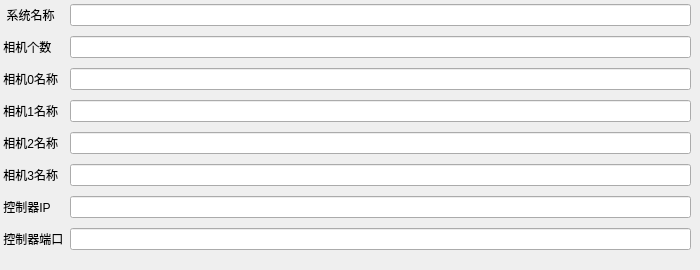
       <widget class="QWidget" name="SystemParam">
        <attribute name="title">
         <string notr="true">系统参数</string>
        </attribute>
        <widget class="QWidget" name="layoutWidget">
         <property name="geometry">
          <rect>
           <x>0</x>
           <y>0</y>
           <width>691</width>
           <height>261</height>
          </rect>
         </property>
         <layout class="QGridLayout" name="gridLayout">
          <item row="0" column="0">
           <widget class="QLabel" name="SystemNameLB">
            <property name="text">
             <string>  系统名称</string>
            </property>
           </widget>
          </item>
          <item row="2" column="1">
           <widget class="QLineEdit" name="Camera0NameLE"/>
          </item>
          <item row="7" column="0">
           <widget class="QLabel" name="PortLB">
            <property name="text">
             <string> 控制器端口</string>
            </property>
           </widget>
          </item>
          <item row="3" column="1">
           <widget class="QLineEdit" name="Camera1NameLE"/>
          </item>
          <item row="6" column="0">
           <widget class="QLabel" name="ServerIPLB">
            <property name="text">
             <string> 控制器IP</string>
            </property>
           </widget>
          </item>
          <item row="1" column="0">
           <widget class="QLabel" name="CameraNumLB">
            <property name="text">
             <string> 相机个数</string>
            </property>
           </widget>
          </item>
          <item row="1" column="1">
           <widget class="QLineEdit" name="CameraNumLE"/>
          </item>
          <item row="2" column="0">
           <widget class="QLabel" name="Camera0NameLB">
            <property name="text">
             <string> 相机0名称</string>
            </property>
           </widget>
          </item>
          <item row="5" column="1">
           <widget class="QLineEdit" name="Camera3NameLE"/>
          </item>
          <item row="4" column="0">
           <widget class="QLabel" name="Camera2NameLB">
            <property name="text">
             <string> 相机2名称</string>
            </property>
           </widget>
          </item>
          <item row="3" column="0">
           <widget class="QLabel" name="Camera1NameLB">
            <property name="text">
             <string> 相机1名称</string>
            </property>
           </widget>
          </item>
          <item row="7" column="1">
           <widget class="QLineEdit" name="PortLE"/>
          </item>
          <item row="4" column="1">
           <widget class="QLineEdit" name="Camera2NameLE"/>
          </item>
          <item row="6" column="1">
           <widget class="QLineEdit" name="ServerIPLE"/>
          </item>
          <item row="0" column="1">
           <widget class="QLineEdit" name="SystemNameLE">
            <property name="minimumSize">
             <size>
              <width>409</width>
              <height>0</height>
             </size>
            </property>
           </widget>
          </item>
          <item row="5" column="0">
           <widget class="QLabel" name="Camera3NameLB">
            <property name="text">
             <string> 相机3名称</string>
            </property>
           </widget>
          </item>
         </layout>
        </widget>
       </widget>
